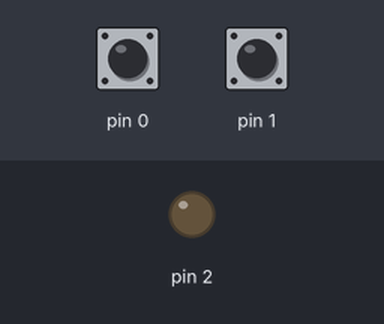
A sketch run on a simulated Arduino Uno, built with avr-gcc and run on an emulated ATmega328P. Shown: output pins drawn as LEDs (lit = HIGH). The test bench sets the inputs (shaded band); at power-on: pin 0 HIGH, pin 1 HIGH.

Above: at 1.2 s.
1.3 s: pin 0 pulled LOW for 0.15 s
At 2.4 s:
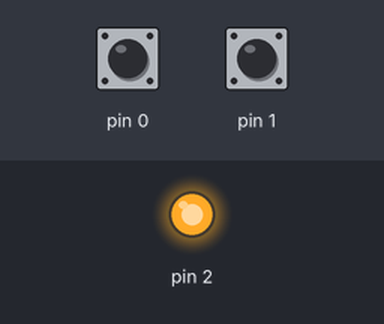
2.9 s: pin 1 pulled LOW for 0.15 s
At 3.6 s:
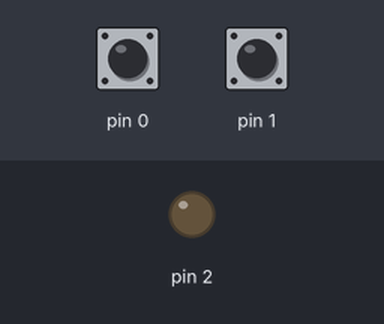
4.5 s: pin 0 pulled LOW for 1 s
At 4.8 s:
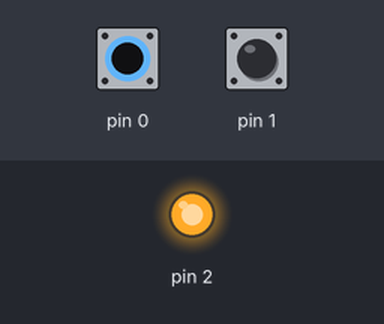
Timing chart, 0 to 7.5 s (numbered marks = the images above; inputs shaded):
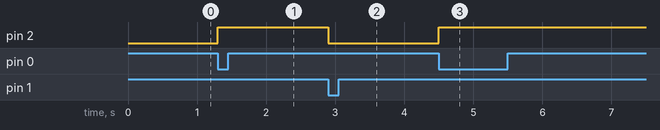

Measured:
- after the input at 1.3 s, pin 2: LOW → HIGH at once
- after the input at 2.9 s, pin 2: HIGH → LOW at once
- after the input at 4.5 s, pin 2: LOW → HIGH at once

The sketch:

index.ino
```cpp
int sw1;
int sw2;

void setup() {
    // switches
    pinMode(0, INPUT_PULLUP);
    pinMode(1, INPUT_PULLUP);
    //led
    pinMode(2, OUTPUT);
}

void loop() {
	sw1 = digitalRead(0);
	sw2 = digitalRead(1);

    if (sw1==0)
        digitalWrite(2, HIGH);

    else if (sw2==0)
        digitalWrite(2, LOW);
}
```
